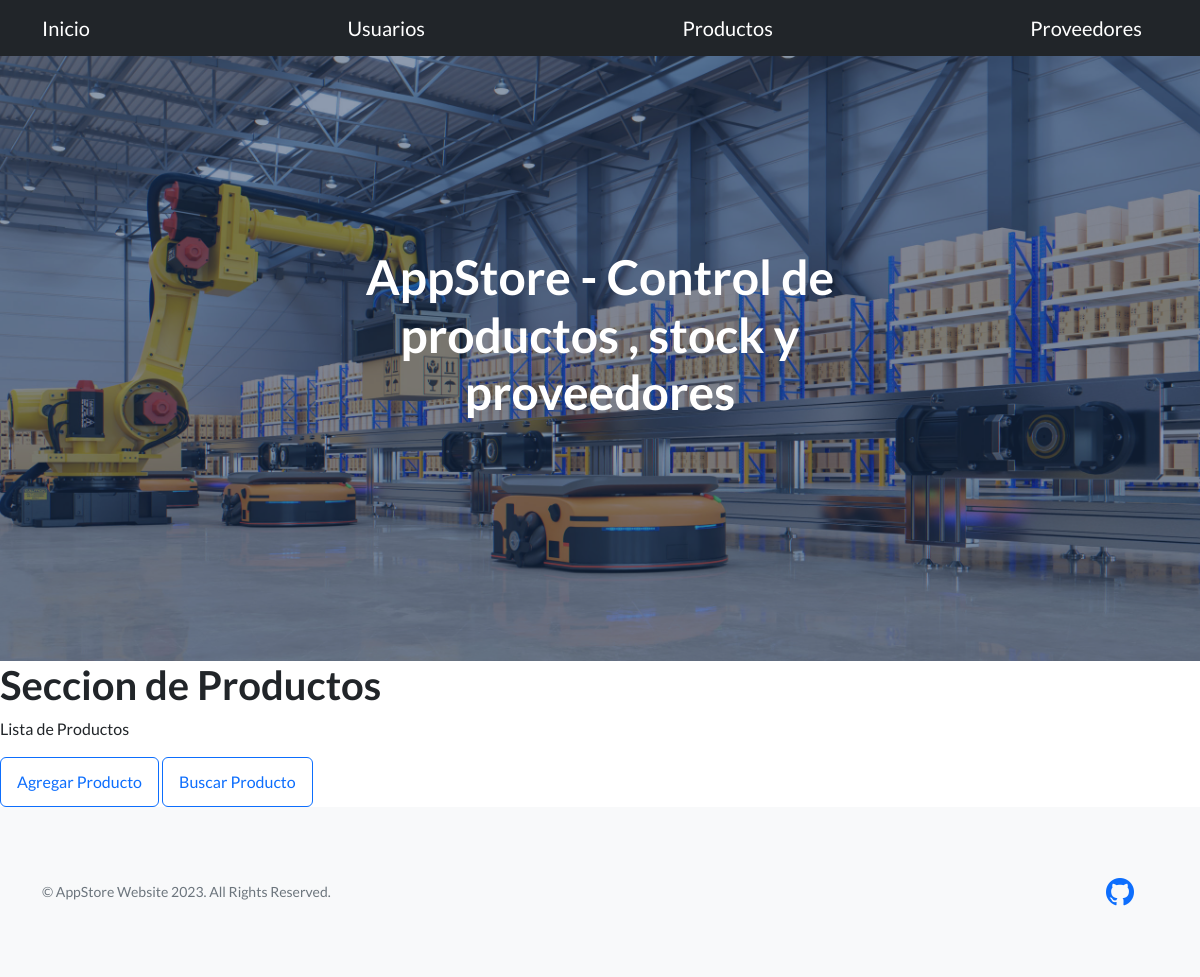
Page /app-store/productos/ on the earlier database version.
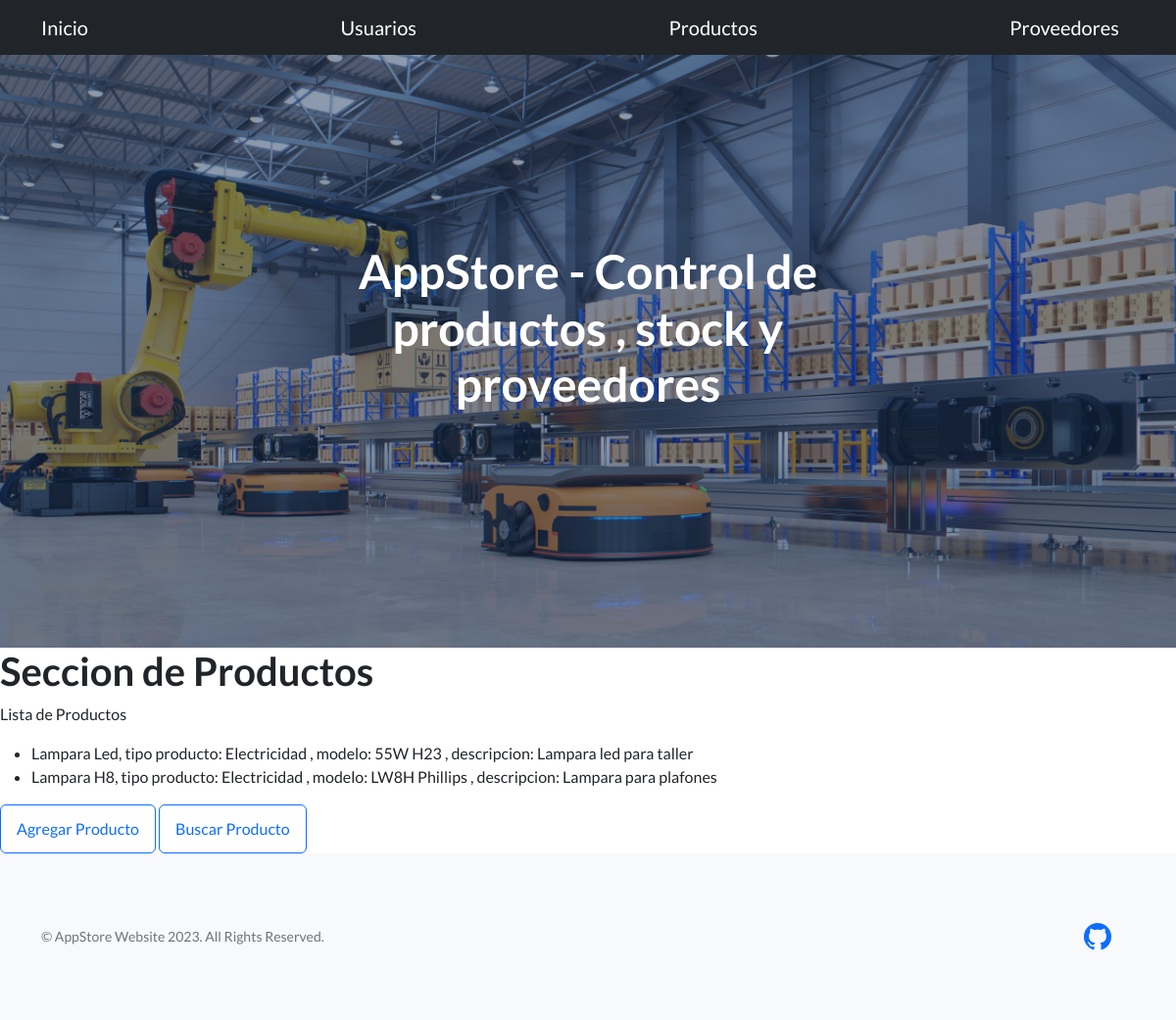
Same page on the later database version.
### AppStore/models.py (models this page shows)
class Producto(models.Model):
    nombre = models.CharField(max_length=30)
    tipo= models.CharField(max_length=30)
    modelo = models.CharField(max_length=30)
    descripcion= models.CharField(max_length=30)
    def __str__(self) -> str:
        return f'{self.nombre}, tipo producto: {self.tipo} , modelo: {self.modelo} , descripcion: {self.descripcion}'

### AppStore/views.py (the view)
# urls.py: path('productos/', productos, name='Productos'),
def productos(req):
    lista = Producto.objects.all()
    return render(req,"productos.html" , {"productos": lista})

### AppStore/templates/productos.html
{% extends 'main.html' %}
{% block bloqueMutable %}
            <h1>Seccion de Productos</h1>
            <p>
                Lista de Productos
            </p>
            <ul>
                {% for producto  in productos %}
                    <li>{{producto}}</li>
                {% endfor %}
            </ul>
            <a class="btn btn-outline-primary" href="../producto-formulario" role="button"> Agregar Producto </a>
            <a class="btn btn-outline-primary" href="../busqueda-producto" role="button"> Buscar Producto </a>
{% endblock bloqueMutable %}

### AppStore/templates/main.html (shortened to what this page needs)
<!DOCTYPE html>
<html lang="en">
    <head>
        {% load static %}
        <link href="https://cdn.jsdelivr.net/npm/bootstrap-icons@1.5.0/font/bootstrap-icons.css" rel="stylesheet" type="text/css" />
        <link href='{% static "css/styles.css" %}' rel="stylesheet" />
    </head>
    <body>
        {% include 'navbar.html' %}
        <header class="masthead">
            <div class="container position-relative">
                <div class="row justify-content-center">
                    <div class="col-xl-6">
                        <div class="text-center text-white">
                            <h1 class="mb-5">AppStore - Control de productos , stock y proveedores</h1>
                        </div>
                    </div>
                </div>
            </div>
        </header>
        {% block bloqueMutable %}
        {% endblock bloqueMutable %}
        <footer class="footer bg-light">
            <div class="container">
                <div class="row">
                    <div class="col-lg-6 h-100 text-center text-lg-start my-auto">
                        <p class="text-muted small mb-4 mb-lg-0">&copy; AppStore Website 2023. All Rights Reserved.</p>
                    </div>
                    <div class="col-lg-6 h-100 text-center text-lg-end my-auto">
                        <ul class="list-inline mb-0">
                            <li class="list-inline-item me-4">
                                <a href="https://github.com/AlePantu/Tercera-pre-entrega-Pantuliano"><i class="bi-github fs-3"></i></a>
                            </li>
                        </ul>
                    </div>
                </div>
            </div>
        </footer>
    </body>
</html>

### AppStore/templates/navbar.html
<nav class="navbar navbar-dark bg-dark static-top">
    <div class="container">
        <a class="navbar-brand" href="{% url 'Inicio' %}">Inicio</a>
        <a class="navbar-brand" href="{% url 'Usuarios' %}">Usuarios</a>
        <a class="navbar-brand" href="{% url 'Productos' %}">Productos</a>
        <a class="navbar-brand" href="{% url 'Proveedores' %}">Proveedores</a>
    </div>
</nav>

Differences in the rows shown:
added Producto: nombre+tipo+modelo "Lampara Led, tipo producto: Electricidad , modelo: 55W H23 , descripcion: Lampara led para taller"
added Producto: nombre+tipo+modelo "Lampara H8, tipo producto: Electricidad , modelo: LW8H Phillips , descripcion: Lampara para plafones"
